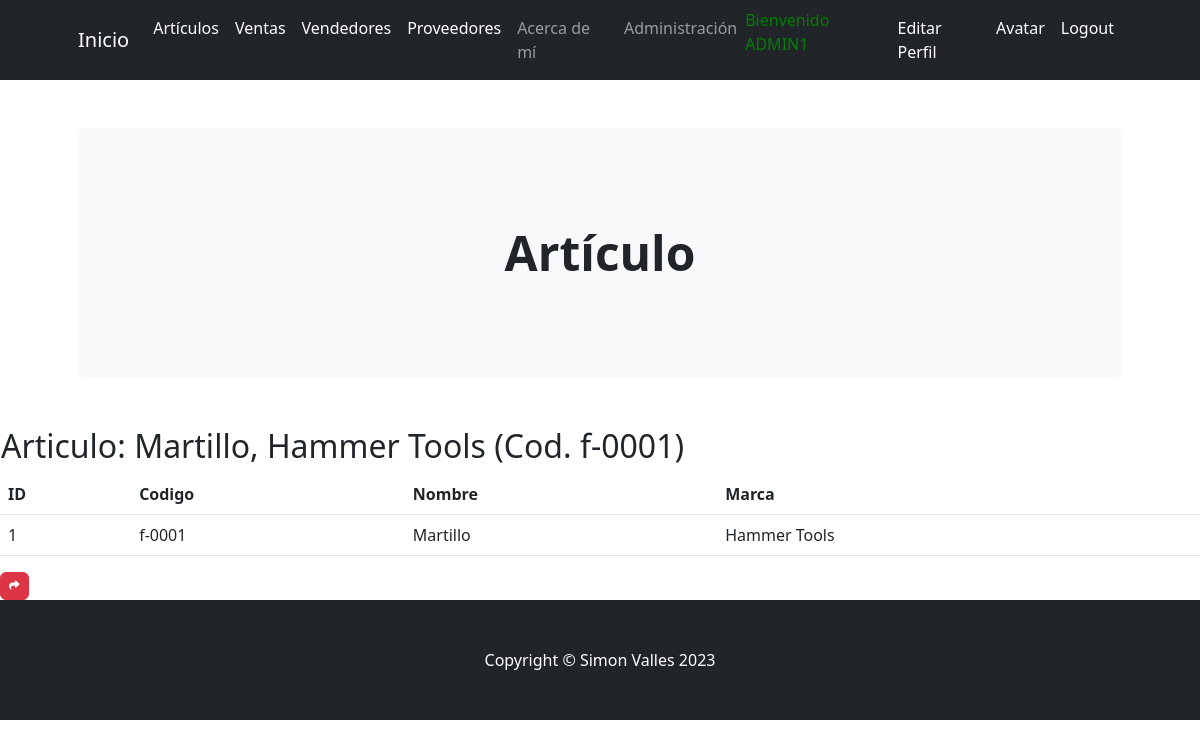
Page /aplicacion/detail_articulo/1/ (signed in) on the committed database.
### aplicacion/models.py (models this page shows)
class Articulo(models.Model):
    codigo = models.CharField(max_length=50)
    nombre = models.CharField(max_length=50)
    marca = models.CharField(max_length=50)
    def __str__(self):
        return f"{self.nombre}, {self.marca} (Cod. {self.codigo})"

### aplicacion/views.py (the view)
# urls.py: path('detail_articulo/<int:pk>/', ArticuloDetail.as_view(), name="detail_articulo"),
class ArticuloDetail(LoginRequiredMixin, DetailView):
    model = Articulo

### aplicacion/templates/aplicacion/articulo_detail.html (shortened to what this page needs)
{% extends 'aplicacion/base.html' %}
{% load static %}
{% block cabecera %}Artículo{% endblock cabecera %}
{% block contenido %}
<table>
    <tr>
        <td><h2>Articulo: {{object}}</h2></td>
    </tr>
</table>
<table class="table">
    <thead>
        <tr>
            <th>ID</th>
            <th>Codigo</th>
            <th>Nombre</th>
            <th>Marca</th>
        </tr>
    </thead>
    <tbody>
        <tr>
            <td>{{ object.id }}</td>
            <td>{{ object.codigo }}</td>
            <td>{{ object.nombre }}</td>
            <td>{{ object.marca }}</td>
        </tr>
    </tbody>
</table>
<a
href="{% url 'articulos' %}"
class="btn btn-danger"
style="--bs-btn-padding-y: .25rem; --bs-btn-padding-x: .5rem; --bs-btn-font-size: .75rem;"
>
</a>
{% endblock contenido %}

### aplicacion/templates/aplicacion/base.html (shortened to what this page needs)
<!DOCTYPE html>
<html lang="en">
    <head>
        {% load static %}
        <link href="https://cdn.jsdelivr.net/npm/bootstrap-icons@1.4.1/font/bootstrap-icons.css" rel="stylesheet" />
        <link rel="stylesheet" href="https://cdnjs.cloudflare.com/ajax/libs/font-awesome/6.4.0/css/all.min.css">
        <link href="{% static 'aplicacion/css/styles.css' %}" rel="stylesheet" />
    </head>
    <body>
        <nav class="navbar navbar-expand-lg navbar-dark bg-dark">
            <div class="container px-lg-5">
                <a class="navbar-brand" href="{% url 'inicio' %}">Inicio</a>
                <div class="collapse navbar-collapse" id="navbarSupportedContent">
                    <ul class="navbar-nav ms-auto mb-2 mb-lg-0">
                {% if user.is_authenticated %}
                        <li class="nav-item"><a class="nav-link active" aria-current="page" href="{% url 'articulos' %}">Artículos</a></li>
                        <li class="nav-item"><a class="nav-link active" aria-current="page" href="{% url 'ventas' %}">Ventas</a></li>
                        <li class="nav-item"><a class="nav-link active" aria-current="page" href="{% url 'vendedores' %}">Vendedores</a></li>
                        <li class="nav-item"><a class="nav-link active" aria-current="page" href="{% url 'proveedores' %}">Proveedores</a></li>
                        <li class="nav-item"><a class="nav-link" href="{% url 'about' %}">Acerca de mí</a></li>
                        <li class="nav-item"><a class="nav-link" aria-current="page" href="{% url 'admin:index' %}">Administración</a></li>
                        <p style="color:green">Bienvenido {{ user.username|upper}}</p>
                        <li class="nav-item"><a class="nav-link active" aria-current="page" href="{% url 'editar_perfil' %}">Editar Perfil</a></li>
                        <li class="nav-item"><a class="nav-link active" aria-current="page" href="{% url 'agregar_avatar' %}">Avatar</a></li>
                        <li class="nav-item"><a class="nav-link active" aria-current="page" href="{% url 'logout' %}">Logout</a></li>
                {% else %}
                        <li class="nav-item"><a class="nav-link active" aria-current="page" href="{% url 'register' %}">Registrarse</a></li>
                        <li class="nav-item"><a class="nav-link active" aria-current="page" href="{% url 'login' %}">Login</a></li>
                {% endif %}
                    </ul>
                </div>
            </div>
        </nav>
        <header class="py-5">
            <div class="container px-lg-5">
                <div class="p-4 p-lg-5 bg-light rounded-3 text-center">
                    <div class="m-4 m-lg-5">
                        <h1 class="display-5 fw-bold">
                            {% block cabecera %}{% endblock cabecera %}
                        </h1>
                    </div>
                </div>
            </div>
        </header>
        {% block contenido %}{% endblock contenido %}
        {% if user.is_authenticated %}
        <footer class="py-5 bg-dark">
            <div class="container"><p class="m-0 text-center text-white">Copyright &copy; Simon Valles 2023</p></div>
        </footer>
        {% endif %}
    </body>
</html>

### rows in the picture
Articulo: nombre+marca+codigo "Martillo, Hammer Tools (Cod. f-0001)", id "1", codigo "f-0001", nombre "Martillo", marca "Hammer Tools"

### other values in the picture
{{ user.username|upper }} "ADMIN1"
